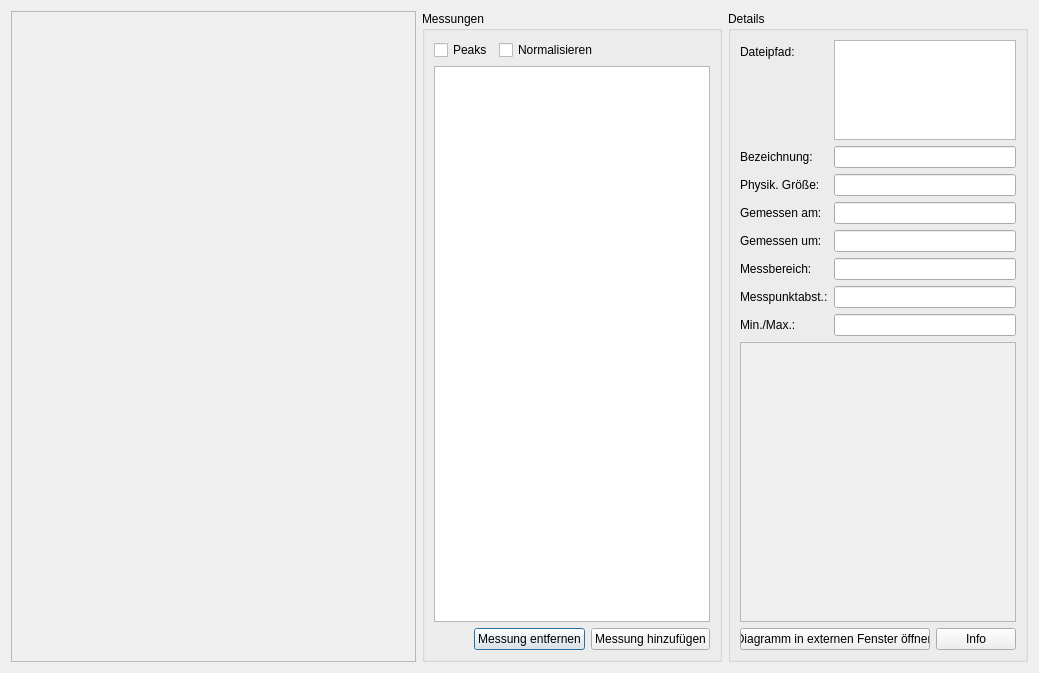
<?xml version="1.0" encoding="UTF-8"?>
<ui version="4.0">
 <class>Dialog</class>
 <widget class="QDialog" name="Dialog">
  <property name="geometry">
   <rect>
    <x>0</x>
    <y>0</y>
    <width>1039</width>
    <height>673</height>
   </rect>
  </property>
  <property name="windowTitle">
   <string>Spectrum Reader</string>
  </property>
  <property name="windowOpacity">
   <double>4.000000000000000</double>
  </property>
  <property name="toolTip">
   <string/>
  </property>
  <property name="statusTip">
   <string/>
  </property>
  <property name="whatsThis">
   <string/>
  </property>
  <property name="accessibleDescription">
   <string>test1</string>
  </property>
  <property name="autoFillBackground">
   <bool>false</bool>
  </property>
  <layout class="QHBoxLayout" name="horizontalLayout_3">
   <item>
    <widget class="QFrame" name="figure_frame">
     <property name="toolTip">
      <string/>
     </property>
     <property name="toolTipDuration">
      <number>-1</number>
     </property>
     <property name="whatsThis">
      <string>&lt;html&gt;&lt;head/&gt;&lt;body&gt;&lt;p&gt;Hier erscheint das Diagramm nachdem sie eine Messung hinzugefügt haben. Oben angezeigte Werkzeuge ermöglichen u.a. Zoomen, Verstellen von Anzeigeeinstellungen und das Exportieren als Bilddatei. Hinweis: Um die Legende zu ändern muss der Haken bei Figure Options&amp;gt;(Re-)Generate automatic legend gesetzt sein.&lt;/p&gt;&lt;/body&gt;&lt;/html&gt;</string>
     </property>
     <property name="frameShape">
      <enum>QFrame::StyledPanel</enum>
     </property>
     <property name="frameShadow">
      <enum>QFrame::Raised</enum>
     </property>
    </widget>
   </item>
   <item>
    <widget class="QGroupBox" name="groupBox_2">
     <property name="sizePolicy">
      <sizepolicy hsizetype="Maximum" vsizetype="Preferred">
       <horstretch>0</horstretch>
       <verstretch>0</verstretch>
      </sizepolicy>
     </property>
     <property name="maximumSize">
      <size>
       <width>300</width>
       <height>16777215</height>
      </size>
     </property>
     <property name="title">
      <string>Messungen</string>
     </property>
     <layout class="QVBoxLayout" name="verticalLayout">
      <item>
       <layout class="QHBoxLayout" name="horizontalLayout_6">
        <item>
         <widget class="QCheckBox" name="peaks">
          <property name="toolTip">
           <string>&lt;html&gt;&lt;head/&gt;&lt;body&gt;&lt;p&gt;Zeichnet die Peaks ein unter Nutzung eines Savitzky-Golay-Filters. &lt;span style=&quot; font-weight:600;&quot;&gt;Achtung: Dieses Feature ist experimentell.&lt;/span&gt;&lt;/p&gt;&lt;/body&gt;&lt;/html&gt;</string>
          </property>
          <property name="whatsThis">
           <string>&lt;html&gt;&lt;head/&gt;&lt;body&gt;&lt;p&gt;Zeichnet die Peaks ein unter Nutzung eines Savitzky-Golay-Filters. &lt;span style=&quot; font-weight:600;&quot;&gt;Achtung: Dieses Feature ist experimentell.&lt;/span&gt;&lt;/p&gt;&lt;/body&gt;&lt;/html&gt;</string>
          </property>
          <property name="text">
           <string>Peaks</string>
          </property>
         </widget>
        </item>
        <item>
         <widget class="QCheckBox" name="standardize">
          <property name="toolTip">
           <string>Normalisiert die Messwerte, indem durch das Maximum geteilt wird.</string>
          </property>
          <property name="whatsThis">
           <string>&lt;html&gt;&lt;head/&gt;&lt;body&gt;&lt;p&gt;Normalisiert die Messwerte auf ein Intervall zwischen 0 und 100&lt;/p&gt;&lt;p&gt;Formel: y&lt;span style=&quot; vertical-align:sub;&quot;&gt;neu&lt;/span&gt; = (y - min(y)) / (max(y) - min(y))&lt;/p&gt;&lt;/body&gt;&lt;/html&gt;</string>
          </property>
          <property name="text">
           <string>Normalisieren</string>
          </property>
         </widget>
        </item>
        <item>
         <spacer name="horizontalSpacer_3">
          <property name="orientation">
           <enum>Qt::Horizontal</enum>
          </property>
          <property name="sizeType">
           <enum>QSizePolicy::MinimumExpanding</enum>
          </property>
          <property name="sizeHint" stdset="0">
           <size>
            <width>0</width>
            <height>20</height>
           </size>
          </property>
         </spacer>
        </item>
       </layout>
      </item>
      <item>
       <widget class="QListWidget" name="choose_reading">
        <property name="enabled">
         <bool>true</bool>
        </property>
        <property name="toolTip">
         <string>Zeigt alle zur Zeit dargestellten Dateien an.</string>
        </property>
        <property name="toolTipDuration">
         <number>-4</number>
        </property>
        <property name="whatsThis">
         <string notr="true">Zeigt alle zur Zeit dargestellten Dateien an.</string>
        </property>
        <property name="selectionRectVisible">
         <bool>true</bool>
        </property>
        <property name="sortingEnabled">
         <bool>true</bool>
        </property>
       </widget>
      </item>
      <item>
       <layout class="QHBoxLayout" name="horizontalLayout_2">
        <item>
         <spacer name="horizontalSpacer">
          <property name="orientation">
           <enum>Qt::Horizontal</enum>
          </property>
          <property name="sizeType">
           <enum>QSizePolicy::MinimumExpanding</enum>
          </property>
          <property name="sizeHint" stdset="0">
           <size>
            <width>0</width>
            <height>20</height>
           </size>
          </property>
         </spacer>
        </item>
        <item>
         <widget class="QPushButton" name="remove_reading">
          <property name="toolTip">
           <string>Entfernt die Daten einer Messung, die Sie nicht mehr als Diagramm angezeigt haben möchten.</string>
          </property>
          <property name="whatsThis">
           <string>Entfernt die Daten einer Messung, die Sie nicht mehr als Diagramm angezeigt haben möchten.</string>
          </property>
          <property name="text">
           <string>Messung entfernen</string>
          </property>
         </widget>
        </item>
        <item>
         <widget class="QPushButton" name="add_reading">
          <property name="toolTip">
           <string>Über den nachfolgenden Dialog können sie die Messwerte einer Datei im Diagrammbereich darstellen lassen.</string>
          </property>
          <property name="whatsThis">
           <string>Über den nachfolgenden Dialog können sie die Messwerte einer Datei im Diagrammbereich darstellen lassen.</string>
          </property>
          <property name="text">
           <string>Messung hinzufügen</string>
          </property>
         </widget>
        </item>
       </layout>
      </item>
     </layout>
    </widget>
   </item>
   <item>
    <widget class="QGroupBox" name="groupBox">
     <property name="maximumSize">
      <size>
       <width>300</width>
       <height>16777215</height>
      </size>
     </property>
     <property name="toolTip">
      <string>Metadaten über die ausgewählte Messung.</string>
     </property>
     <property name="whatsThis">
      <string>Metadaten über die ausgewählte Messung.</string>
     </property>
     <property name="title">
      <string>Details</string>
     </property>
     <layout class="QVBoxLayout" name="verticalLayout_2">
      <item>
       <layout class="QFormLayout" name="formLayout">
        <property name="sizeConstraint">
         <enum>QLayout::SetDefaultConstraint</enum>
        </property>
        <item row="0" column="0">
         <widget class="QLabel" name="label_8">
          <property name="text">
           <string>Dateipfad:</string>
          </property>
         </widget>
        </item>
        <item row="0" column="1">
         <widget class="QTextBrowser" name="path">
          <property name="maximumSize">
           <size>
            <width>16777215</width>
            <height>100</height>
           </size>
          </property>
         </widget>
        </item>
        <item row="1" column="0">
         <widget class="QLabel" name="label">
          <property name="text">
           <string>Bezeichnung:</string>
          </property>
         </widget>
        </item>
        <item row="1" column="1">
         <widget class="QLineEdit" name="title">
          <property name="readOnly">
           <bool>true</bool>
          </property>
         </widget>
        </item>
        <item row="2" column="0">
         <widget class="QLabel" name="label_5">
          <property name="text">
           <string>Physik. Größe:</string>
          </property>
         </widget>
        </item>
        <item row="2" column="1">
         <widget class="QLineEdit" name="mode">
          <property name="readOnly">
           <bool>true</bool>
          </property>
         </widget>
        </item>
        <item row="3" column="0">
         <widget class="QLabel" name="label_7">
          <property name="text">
           <string>Gemessen am:</string>
          </property>
         </widget>
        </item>
        <item row="3" column="1">
         <widget class="QLineEdit" name="date">
          <property name="readOnly">
           <bool>true</bool>
          </property>
         </widget>
        </item>
        <item row="4" column="0">
         <widget class="QLabel" name="label_4">
          <property name="text">
           <string>Gemessen um:</string>
          </property>
         </widget>
        </item>
        <item row="4" column="1">
         <widget class="QLineEdit" name="time">
          <property name="readOnly">
           <bool>true</bool>
          </property>
         </widget>
        </item>
        <item row="5" column="0">
         <widget class="QLabel" name="label_2">
          <property name="text">
           <string>Messbereich:</string>
          </property>
         </widget>
        </item>
        <item row="5" column="1">
         <widget class="QLineEdit" name="mrange">
          <property name="readOnly">
           <bool>true</bool>
          </property>
         </widget>
        </item>
        <item row="6" column="0">
         <widget class="QLabel" name="label_3">
          <property name="text">
           <string>Messpunktabst.:</string>
          </property>
         </widget>
        </item>
        <item row="6" column="1">
         <widget class="QLineEdit" name="deltax">
          <property name="readOnly">
           <bool>true</bool>
          </property>
         </widget>
        </item>
        <item row="7" column="0">
         <widget class="QLabel" name="minMaxLabel">
          <property name="text">
           <string>Min./Max.:</string>
          </property>
         </widget>
        </item>
        <item row="7" column="1">
         <widget class="QLineEdit" name="min_max">
          <property name="readOnly">
           <bool>true</bool>
          </property>
         </widget>
        </item>
       </layout>
      </item>
      <item>
       <widget class="QScrollArea" name="var_details_scrollbox">
        <property name="sizePolicy">
         <sizepolicy hsizetype="Expanding" vsizetype="Expanding">
          <horstretch>0</horstretch>
          <verstretch>0</verstretch>
         </sizepolicy>
        </property>
        <property name="toolTip">
         <string>Zeigt alle Date aus dem Header der Datei an.</string>
        </property>
        <property name="whatsThis">
         <string>Zeigt alle Date aus dem Header der Datei an.</string>
        </property>
        <property name="widgetResizable">
         <bool>true</bool>
        </property>
        <widget class="QWidget" name="var_details_widget">
         <property name="geometry">
          <rect>
           <x>0</x>
           <y>0</y>
           <width>278</width>
           <height>290</height>
          </rect>
         </property>
         <layout class="QFormLayout" name="var_details_layout"/>
        </widget>
       </widget>
      </item>
      <item>
       <layout class="QHBoxLayout" name="horizontalLayout">
        <item>
         <spacer name="horizontalSpacer_2">
          <property name="orientation">
           <enum>Qt::Horizontal</enum>
          </property>
          <property name="sizeHint" stdset="0">
           <size>
            <width>40</width>
            <height>20</height>
           </size>
          </property>
         </spacer>
        </item>
        <item>
         <widget class="QPushButton" name="external_window">
          <property name="toolTip">
           <string>&lt;html&gt;&lt;head/&gt;&lt;body&gt;&lt;p&gt;Öffnet das aktuelle Diagramm in einen externen Fenster. Besser geeignet um die Größe des Diagramms und damit Auflösung zum Speichern anzupassen.&lt;/p&gt;&lt;/body&gt;&lt;/html&gt;</string>
          </property>
          <property name="whatsThis">
           <string>&lt;html&gt;&lt;head/&gt;&lt;body&gt;&lt;p&gt;Öffnet das aktuelle Diagramm in einen externen Fenster. Besser geeignet um die Größe des Diagramms und damit Auflösung zum Speichern anzupassen.&lt;/p&gt;&lt;/body&gt;&lt;/html&gt;</string>
          </property>
          <property name="text">
           <string>Diagramm in externen Fenster öffnen</string>
          </property>
         </widget>
        </item>
        <item>
         <widget class="QPushButton" name="about">
          <property name="toolTip">
           <string>Disclaimer und Copy Right</string>
          </property>
          <property name="whatsThis">
           <string>Disclaimer und Copy Right</string>
          </property>
          <property name="text">
           <string>Info</string>
          </property>
         </widget>
        </item>
       </layout>
      </item>
     </layout>
     <zorder></zorder>
     <zorder>var_details_scrollbox</zorder>
    </widget>
   </item>
  </layout>
 </widget>
 <resources/>
 <connections/>
</ui>
